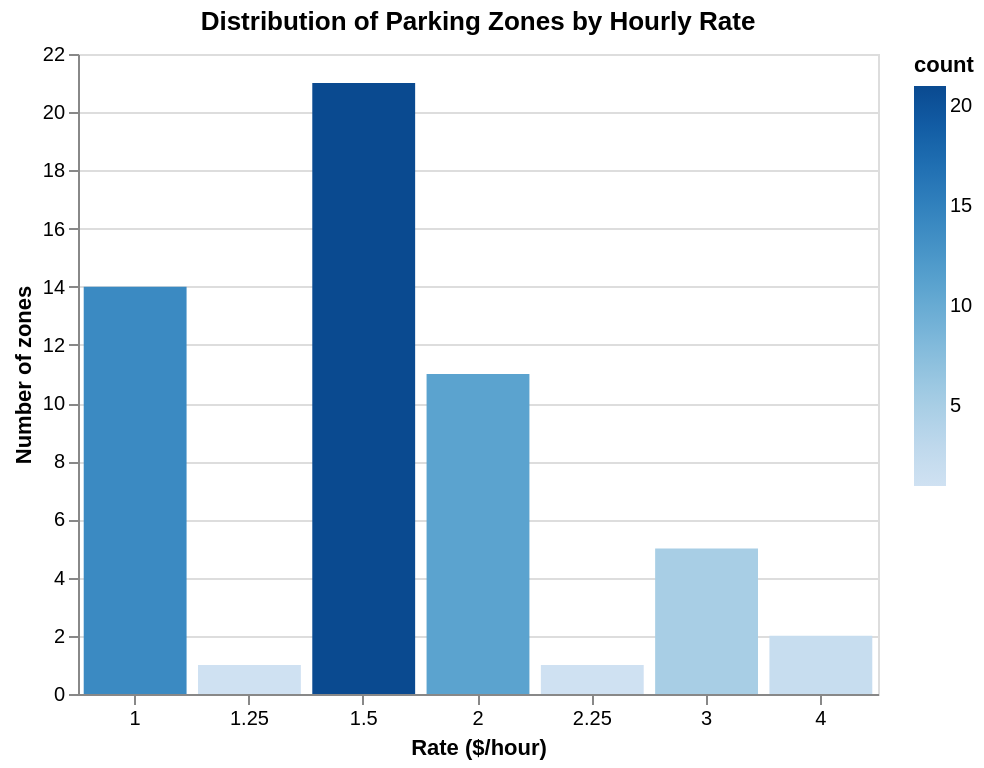

Notebook code for this chart:
### Markdown cell above
Let's check counts

### Code cell
# Rates distribution (counts)
bars = (
    alt.Chart(rate_dist_pd)
    .mark_bar()
    .encode(
        x=alt.X("rate:O", 
                title="Rate ($/hour)", axis=alt.Axis(labelAngle=0)),
        y=alt.Y("count:Q", title="Number of zones"),
        color = alt.Color("count:Q"),
        tooltip=[
            alt.Tooltip("rate:O", title="Rate"),
            alt.Tooltip("count:Q", title="N_zone"),
        ],
    )
    .properties(
        title="Distribution of Parking Zones by Hourly Rate",
        width=400,
        height=320,
    )
)

bars

### Figure 1 — Vega-Lite specification as saved in the notebook (floating-point values rounded to 4 significant figures)
{"config": {"view": {"continuousWidth": 300, "continuousHeight": 300}}, "data": {"name": "data-97cb1c0113879bd32b862565ec75effe"}, "mark": {"type": "bar"}, "encoding": {"color": {"field": "count", "type": "quantitative"}, "tooltip": [{"field": "rate", "title": "Rate", "type": "ordinal"}, {"field": "count", "title": "N_zone", "type": "quantitative"}], "x": {"axis": {"labelAngle": 0}, "field": "rate", "title": "Rate ($/hour)", "type": "ordinal"}, "y": {"field": "count", "title": "Number of zones", "type": "quantitative"}}, "height": 320, "title": "Distribution of Parking Zones by Hourly Rate", "width": 400, "$schema": "https://vega.github.io/schema/vega-lite/v5.20.1.json", "datasets": {"data-97cb1c0113879bd32b862565ec75effe": [{"rate": 1.0, "count": 14, "percent": 25.45}, {"rate": 1.25, "count": 1, "percent": 1.818}, {"rate": 1.5, "count": 21, "percent": 38.18}, {"rate": 2.0, "count": 11, "percent": 20.0}, {"rate": 2.25, "count": 1, "percent": 1.818}, {"rate": 3.0, "count": 5, "percent": 9.091}, {"rate": 4.0, "count": 2, "percent": 3.636}]}}
